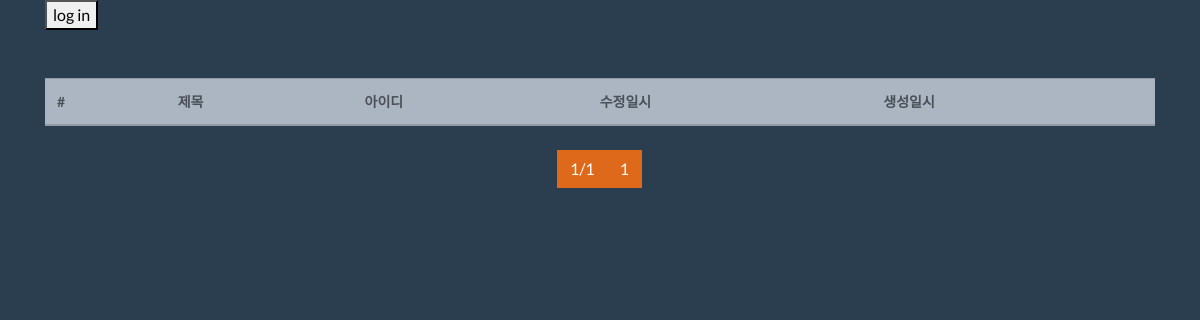
/, run on an earlier commit of the app's database.
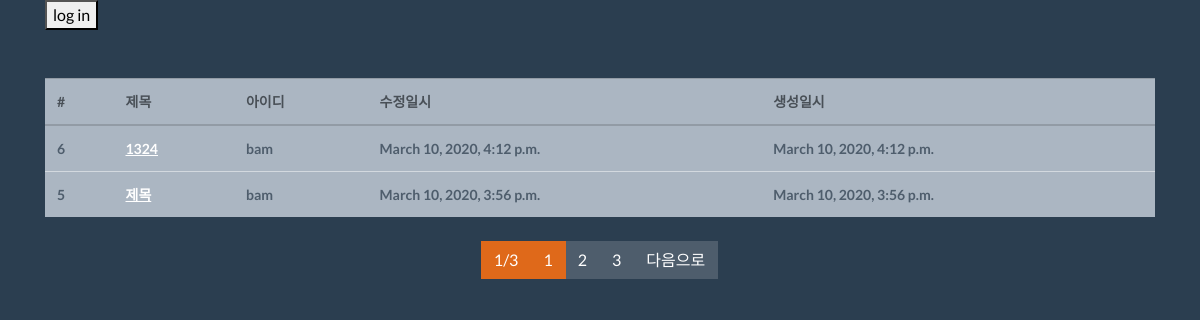
And on a later commit of the database.
### board/models.py (models this page shows, shortened)
class Board(models.Model):
    objects = models.Manager()
    title = models.CharField(max_length=120,verbose_name='제목')
    description = models.TextField(verbose_name='내용')
    writer = models.ForeignKey('user.User', on_delete=models.CASCADE
                              ,verbose_name='작성자')
    modifiedts = models.DateTimeField(auto_now_add=True,verbose_name='수정일시')
    createdts = models.DateTimeField(auto_now_add=True,verbose_name='생성일시')
    class Meta:
        db_table = 'fc_boards'
        verbose_name = '게시판'
        verbose_name_plural = '게시판'

### user/models.py (models this page shows)
class User(models.Model):
  objects = models.Manager()
  username = models.CharField(max_length=30,verbose_name='이름')
  email = models.CharField(max_length=30,verbose_name='이메일')
  password = models.CharField(max_length=30,verbose_name='비밀번호')
  createdts = models.DateField(auto_now_add=True, verbose_name='생성일시')
  def __str__(self):
    return self.username
  class Meta:
    db_table = 'django_user'
    verbose_name = '장고 사용자'
    verbose_name_plural = '장고 사용자'

### board/views.py (the view)
# urls.py: 2. Add a URL to urlpatterns:  path('', views.home, name='home')
def home(request):
  message = {}
  boards = Board.objects.all().order_by('-id')
  pageNo = int(request.GET.get('p', 1))
  paginator = Paginator(boards, 2)#한 페이지당 몇 개씩
  boards = paginator.get_page(pageNo)
  message['boards'] = boards
  try:
    pk = request.session.get('user')
    user = User.objects.get(pk=pk)
    message['username'] = user.username
  except User.DoesNotExist:
    pass
  return render(request, 'list.html', message)

### board/templates/list.html (shortened to what this page needs)
{% extends "base2.html"%}
{% block contents %}
<div class="row mt-5">
  <div class="col-12">
    <table class="table table-light">
      <thead class="thead-light">
        <tr>
          <th>#</th>
          <th>제목</th>
          <th>아이디</th>
          <th>수정일시</th>
          <th>생성일시</th>
        </tr>
      </thead>
      <tbody class="text-dark">
        {% for board in boards %}
        <tr>
          <th>{{ board.id }}</th>
          <th><a href="/board/detail/{{board.id}}">{{ board.title }}</a></th>
          <th>{{ board.writer }}</th>
          <th>{{ board.modifiedts }}</th>
          <th>{{ board.createdts }}</th>
        </tr>
        {% endfor %}
      </tbody>
    </table>
  </div>
</div>
<div class="row mt-2">
  <div class="col-12">
    <nav>
      <ul class="pagination justify-content-center">
        <li class="page-item active">
          <a class="page-link" href="javascript:void()">{{boards.number}}/{{boards.paginator.num_pages}}</a>
        </li>
        {% for number in boards.paginator.page_range %}
        <li class="page-item {% if boards.number == number %}active{%endif%}">
          <a class="page-link" href="?p={{number}}">{{number}}</a>
        </li>
        {% endfor %}
        <li class="page-item">
          {% if boards.has_next %}
          <a class="page-link" href="?p={{boards.next_page_number}}">다음으로</a>
          {% endif %}
        </li>
      </ul>
    </nav>
  </div>
</div>
{% endblock %}

### board/templates/base2.html (shortened to what this page needs)
<!doctype html>
<html lang="ko">
  <head>
    <link rel="stylesheet" href="/static/css/bootstrap.min.css"/>
  </head>
  <body>
    <div class="container">
      {% if username|length == 0 %}
      <button onclick="javascript:location.href='/user/login'">log in</button>
      {% else %}
      {{ username }}님 환영합니다.
      <button onclick="javascript:location.href='/user/logout'">logout</button>
      {% endif %}
      {% block contents %}
      {% endblock %}
    </div>
  </body>
</html>

What changed in the data, as far as the page shows it:
added Board: id "6", title "1324", writer "bam", modifiedts "March 10, 2020, 4:12 p.m.", createdts "March 10, 2020, 4:12 p.m."
added Board: id "5", title "제목", writer "bam", modifiedts "March 10, 2020, 3:56 p.m.", createdts "March 10, 2020, 3:56 p.m."
Also different on the page:
{{ boards.paginator.num_pages }}: "1" → "3"
new list line: "2"
new list line: "3"
text now shown: "다음으로"
